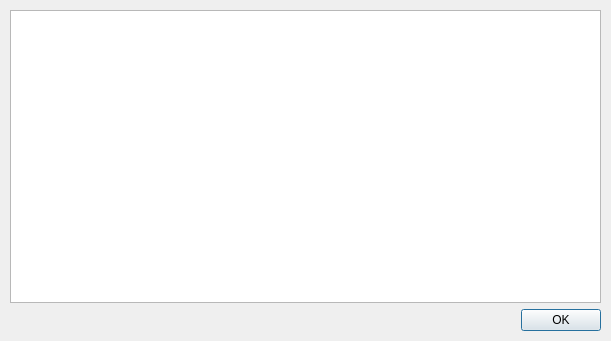
<?xml version="1.0" encoding="UTF-8"?>
<ui version="4.0">
 <author>Adrian Polyakov</author>
 <class>helpDialog</class>
 <widget class="QDialog" name="helpDialog">
  <property name="geometry">
   <rect>
    <x>0</x>
    <y>0</y>
    <width>611</width>
    <height>341</height>
   </rect>
  </property>
  <property name="sizePolicy">
   <sizepolicy hsizetype="Fixed" vsizetype="Fixed">
    <horstretch>0</horstretch>
    <verstretch>0</verstretch>
   </sizepolicy>
  </property>
  <property name="minimumSize">
   <size>
    <width>611</width>
    <height>341</height>
   </size>
  </property>
  <property name="maximumSize">
   <size>
    <width>611</width>
    <height>341</height>
   </size>
  </property>
  <property name="windowTitle">
   <string>Помощь</string>
  </property>
  <property name="modal">
   <bool>true</bool>
  </property>
  <widget class="QWidget" name="layoutWidget">
   <property name="geometry">
    <rect>
     <x>10</x>
     <y>10</y>
     <width>591</width>
     <height>321</height>
    </rect>
   </property>
   <layout class="QVBoxLayout" name="verticalLayout">
    <item>
     <widget class="QTextBrowser" name="textBrowser">
      <property name="verticalScrollBarPolicy">
       <enum>Qt::ScrollBarAlwaysOff</enum>
      </property>
      <property name="horizontalScrollBarPolicy">
       <enum>Qt::ScrollBarAlwaysOff</enum>
      </property>
      <property name="source">
       <url>
        <string>qrc:/html/help.html</string>
       </url>
      </property>
     </widget>
    </item>
    <item>
     <widget class="QDialogButtonBox" name="buttonBox">
      <property name="orientation">
       <enum>Qt::Horizontal</enum>
      </property>
      <property name="standardButtons">
       <set>QDialogButtonBox::Ok</set>
      </property>
     </widget>
    </item>
   </layout>
  </widget>
 </widget>
 <resources>
  <include location="audio_res.qrc"/>
 </resources>
 <connections>
  <connection>
   <sender>buttonBox</sender>
   <signal>accepted()</signal>
   <receiver>helpDialog</receiver>
   <slot>accept()</slot>
   <hints>
    <hint type="sourcelabel">
     <x>249</x>
     <y>329</y>
    </hint>
    <hint type="destinationlabel">
     <x>157</x>
     <y>274</y>
    </hint>
   </hints>
  </connection>
 </connections>
</ui>
